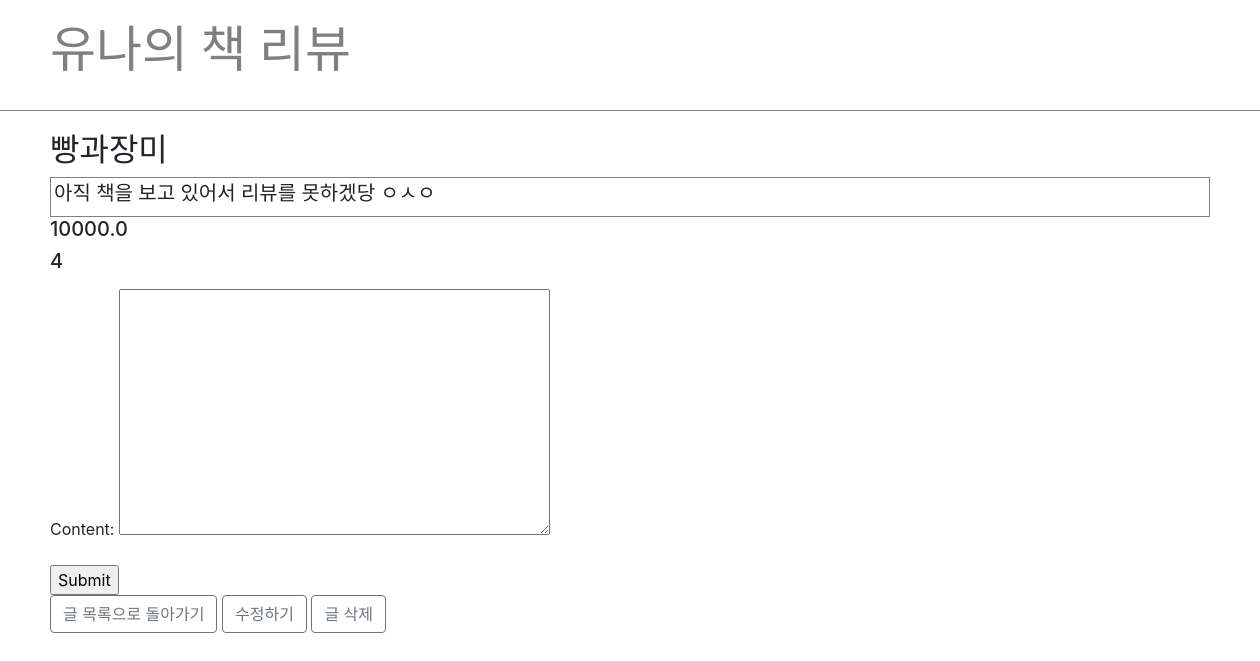
/detail/5/, run on an earlier commit of the app's database.
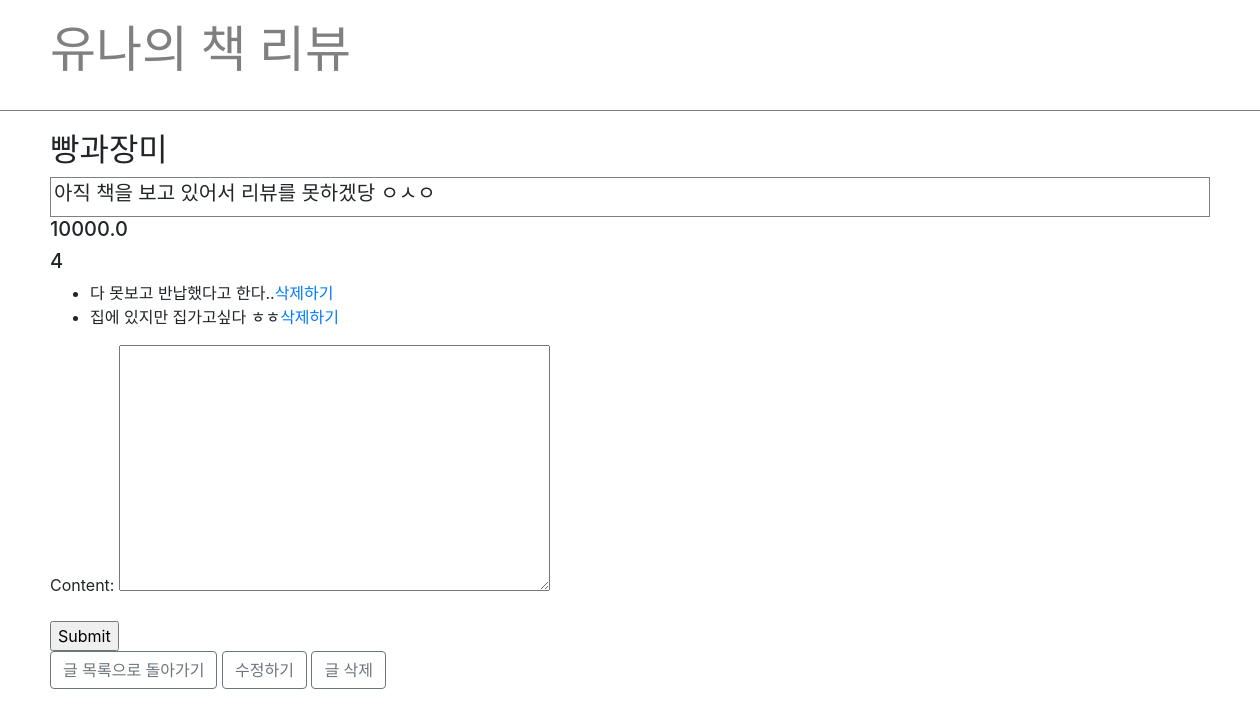
And on a later commit of the database.
### book/models.py (models this page shows, shortened)
class Post(models.Model):
    CHOICES = (
        ('1','1점'),
        ('2','2점'),
        ('3','3점'),
        ('4','4점'),
        ('5','5점'),
    )
    title = models.CharField(max_length= 50)
    contents = models.TextField()
    price = models.FloatField()
    rating = models.CharField(max_length = 50, choices=CHOICES)
    created_date = models.DateTimeField(default=timezone.now)

class Comment(models.Model):
    post = models.ForeignKey(Post, on_delete=models.CASCADE, related_name= 'comments')
    content = models.TextField()

### book/views.py (the view)
# urls.py: path('detail/<int:post_pk>/', views.detail, name='detail'),
def detail(request, post_pk):
    post= Post.objects.get(pk=post_pk)
    if request.method == 'POST':
        post = Post.objects.get(pk=post_pk)
        form = CommentForm(request.POST)
        comment = form.save(commit=False)
        comment.post = post
        comment.save()
        return redirect('detail', post.pk)
    else:
        post= Post.objects.get(pk=post_pk)
        form = CommentForm()
        return render(request, 'detail.html', {'post' : post, 'form' : form})

### book/forms.py
class CommentForm(forms.ModelForm):
    class Meta:
        model = Comment
        fields = ('content',)

### book/templates/detail.html (shortened to what this page needs)
<!DOCTYPE html>
<html lang="en">
<head>
    <link rel="stylesheet" href="https://stackpath.bootstrapcdn.com/bootstrap/4.3.1/css/bootstrap.min.css">
</head>
    {% extends "home.html" %}
    {% block content %}
    <div class="detail">
        <div class="detail_title">
        <h2>{{ post.title }}</h2>
        </div>
        <div class="content">
        <h5>{{ post.contents }}</h5>
        </div>
        <div>
        <h5>{{ post.price }}</h5>
        <h5>{{ post.rating }}</h5>
        </div>
        <div>
        <ul>
            {% for comment in post.comments.all %}
            <li>{{ comment.content }}<a href = "{% url 'delete_comment' post.pk comment.pk %}">삭제하기</a></li>
            {% endfor %}
        </div>
        <form method="POST">
            {{ form.as_p }}
            <input type="submit" />
        </form>
        <a href="{% url 'home' %}" class="btn btn-outline-secondary" role="button" aria-pressed="true">글 목록으로 돌아가기</a>
        <a href="{% url 'edit' post.pk %}" class="btn btn-outline-secondary" role="button" aria-pressed="true">수정하기</a>
        <a href="{% url 'delete' post.pk %}" class="btn btn-outline-secondary" role="button" aria-pressed="true">글 삭제</a>
        </div>
    {% endblock %}

### book/templates/home.html (shortened to what this page needs)
<!DOCTYPE html>
<html lang="en">
{% load staticfiles %}
<head>
    <link rel="stylesheet" type="text/css" href="{% static 'home.css' %}">
    <link rel="stylesheet" href="https://use.fontawesome.com/releases/v5.8.1/css/all.css">
    <link rel="stylesheet" href="https://stackpath.bootstrapcdn.com/bootstrap/4.3.1/css/bootstrap.min.css">
</head>
<body>
    <div class = "title">
        <div>
        <h1 class="title_color">유나의 책 리뷰</h1>
        </div>
    </div>
    {% block content %}{% endblock %}
</body>
</html>

### static/home.css (style rules this page uses)
.title { display: flex; margin : 0 auto; align-items: center; padding: 20px 50px; border-bottom: 1px solid grey; }
.title_color { width: 1200px; height: 70px; color: grey; margin: 0 auto; font-family: "나눔손글씨 붓"; font-size: 50px; }
.detail { padding: 20px 50px; }
.detail_title { font-size: 20px; font-family: "나눔손글씨 붓"; }
.content { border: 1px solid grey; padding: 3px 3px; }

What changed in the data, as far as the page shows it:
added Comment: content "다 못보고 반납했다고 한다.."
added Comment: content "집에 있지만 집가고싶다 ㅎㅎ"
